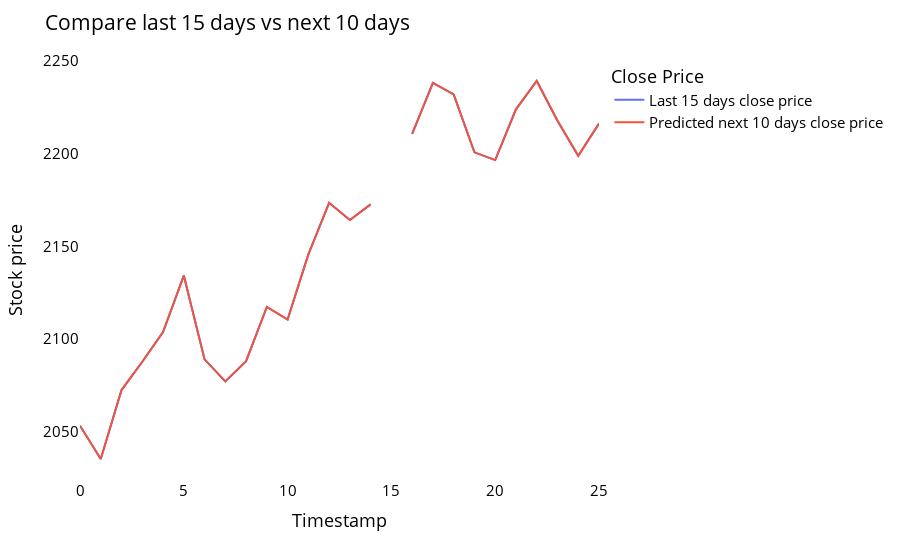

The cell this chart's notebook holds for it:
### Code cell
temp_mat = np.empty((len(last_days)+pred_days+1,1))
temp_mat[:] = np.nan
temp_mat = temp_mat.reshape(1,-1).tolist()[0]

last_original_days_value = temp_mat
next_predicted_days_value = temp_mat

last_original_days_value[0:time_step+1] = scaler.inverse_transform(closedf[len(closedf)-time_step:]).reshape(1,-1).tolist()[0]
next_predicted_days_value[time_step+1:] = scaler.inverse_transform(np.array(lst_output).reshape(-1,1)).reshape(1,-1).tolist()[0]

new_pred_plot = pd.DataFrame({
    'last_original_days_value':last_original_days_value,
    'next_predicted_days_value':next_predicted_days_value
})

names = cycle(['Last 15 days close price','Predicted next 10 days close price'])

fig = px.line(new_pred_plot,x=new_pred_plot.index, y=[new_pred_plot['last_original_days_value'],
                                                      new_pred_plot['next_predicted_days_value']],
              labels={'value': 'Stock price','index': 'Timestamp'})
fig.update_layout(title_text='Compare last 15 days vs next 10 days',
                  plot_bgcolor='white', font_size=15, font_color='black',legend_title_text='Close Price')
fig.for_each_trace(lambda t:  t.update(name = next(names)))
fig.update_xaxes(showgrid=False)
fig.update_yaxes(showgrid=False)
fig.show()

### Figure 1 — Plotly figure (JSON) as saved in the notebook; plotly's stock layout.template omitted (floating-point values rounded to 4 significant figures)
{"data": [{"hovertemplate": "variable=last_original_days_value<br>Timestamp=%{x}<br>Stock price=%{y}<extra></extra>", "legendgroup": "last_original_days_value", "line": {"color": "#636efa", "dash": "solid"}, "marker": {"symbol": "circle"}, "mode": "lines", "name": "Last 15 days close price", "orientation": "v", "showlegend": true, "type": "scatter", "x": [0, 1, 2, 3, 4, 5, 6, 7, 8, 9, 10, 11, 12, 13, 14, 15, 16, 17, 18, 19, 20, 21, 22, 23, 24, 25], "xaxis": "x", "y": [2053.0, 2035.0, 2072.0, 2088.0, 2104.0, 2134.0, 2089.0, 2077.0, 2088.0, 2117.0, 2110.0, 2146.0, 2174.0, 2164.0, 2173.0, null, 2211.0, 2238.0, 2232.0, 2201.0, 2197.0, 2224.0, 2239.0, 2218.0, 2199.0, 2216.0], "yaxis": "y"}, {"hovertemplate": "variable=next_predicted_days_value<br>Timestamp=%{x}<br>Stock price=%{y}<extra></extra>", "legendgroup": "next_predicted_days_value", "line": {"color": "#EF553B", "dash": "solid"}, "marker": {"symbol": "circle"}, "mode": "lines", "name": "Predicted next 10 days close price", "orientation": "v", "showlegend": true, "type": "scatter", "x": [0, 1, 2, 3, 4, 5, 6, 7, 8, 9, 10, 11, 12, 13, 14, 15, 16, 17, 18, 19, 20, 21, 22, 23, 24, 25], "xaxis": "x", "y": [2053.0, 2035.0, 2072.0, 2088.0, 2104.0, 2134.0, 2089.0, 2077.0, 2088.0, 2117.0, 2110.0, 2146.0, 2174.0, 2164.0, 2173.0, null, 2211.0, 2238.0, 2232.0, 2201.0, 2197.0, 2224.0, 2239.0, 2218.0, 2199.0, 2216.0], "yaxis": "y"}], "layout": {"font": {"color": "black", "size": 15}, "legend": {"title": {"text": "Close Price"}, "tracegroupgap": 0}, "margin": {"t": 60}, "plot_bgcolor": "white", "title": {"text": "Compare last 15 days vs next 10 days"}, "xaxis": {"anchor": "y", "domain": [0, 1], "showgrid": false, "title": {"text": "Timestamp"}}, "yaxis": {"anchor": "x", "domain": [0, 1], "showgrid": false, "title": {"text": "Stock price"}}}}
